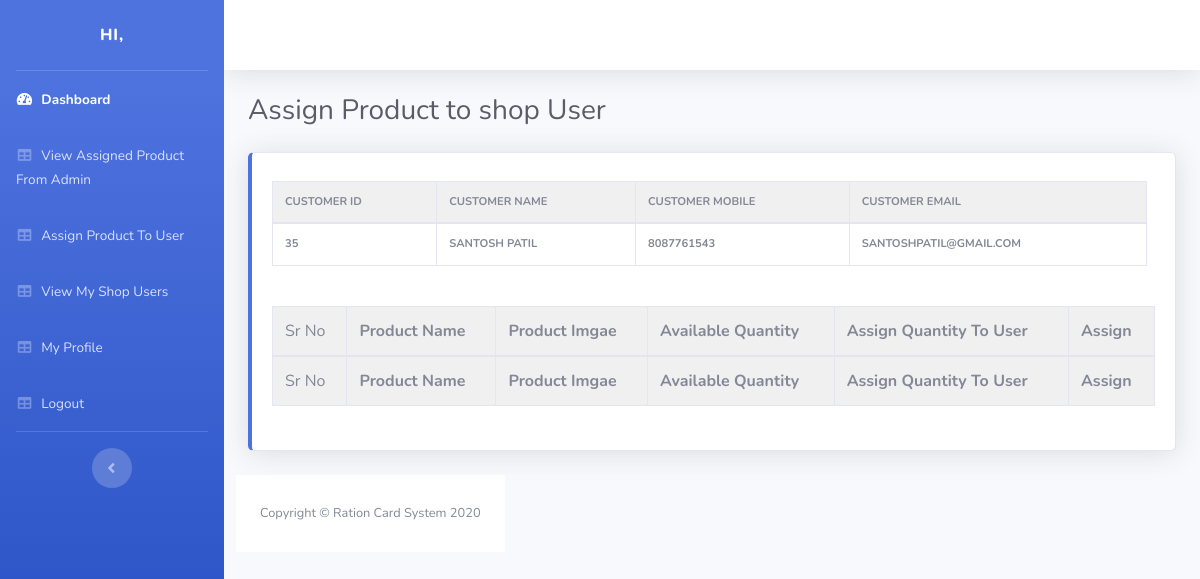
Page /user_assign.php?customer_id=35 on the committed database.
### tables this page shows
CREATE TABLE `customer_registeration` (
  `customer_id` int(11) NOT NULL,
  `c_name` varchar(255) NOT NULL,
  `c_email` varchar(255) NOT NULL,
  `c_password` varchar(255) NOT NULL,
  `c_mobile_no` bigint(20) NOT NULL,
  `ration_number` double NOT NULL,
  `aadhar_number` bigint(20) NOT NULL,
  `c_city` varchar(255) NOT NULL
);

### user_assign.php (the view, shortened to what this page needs)
<?php include "user_includes/shop_heder.php" ;?>
        <div class="container-fluid">
          <div class="d-sm-flex align-items-center justify-content-between mb-4">
            <h1 class="h3 mb-0 text-gray-800">Assign Product to shop User</h1>
          </div>
    <div class="body">
    <div class="row">
            <div class="col-lg-12 mb-4">
              <div class="card border-left-primary shadow h-100 py-2">
                <div class="card-body">
                  <div class="row no-gutters align-items-center">
                    <div class="col mr-2">
                      <div class="text-xs font-weight-bold text-primary text-uppercase mb-1">
                      <?php $customer_id =  $_GET['customer_id']; ?>
                      <table class="table table-bordered table-hover dataTable " id="dataTable">
                        <thead>
                            <tr>
                                <th>Customer Id</th>
                                <th>Customer Name</th>
                                <th>Customer Mobile</th>
                                <th>Customer Email</th>
                            </tr>
                        </thead>
                        <tbody>
                        <?php
$query  = "SELECT * FROM customer_registeration WHERE customer_id = '$customer_id'";
$result = mysqli_query($connection,$query);
if($result)
{
    while($row=mysqli_fetch_assoc($result))
    {
        $customer_id = $row['customer_id'];
        $c_name=$row['c_name'];
        $c_email=$row['c_email'];
        $c_mobile_no=$row['c_mobile_no'];
        ?>
        <tr>
            <td><?php echo $customer_id; ?></td>
            <td><?php echo $c_name; ?></td>
            <td><?php echo $c_mobile_no; ?></td>
            <td><?php echo $c_email; ?></td>
        </tr>
<?php
    }
}
            ?>
                        </tbody>
                      </table>
                      </div>
                      <br>
                    </div>
    <br>
<table class="table table-bordered table-hover dataTable " id="dataTable" width="100%" cellspacing="0">
<br>
<form action="" method="post">
<thead >
<tr>
<td>Sr No</td>
<th>Product Name</th>
<th>Product Imgae</th>
<th>Available Quantity</th>
<th>Assign Quantity To User</th>
<th>Assign</th>
        </tr>
    </thead>
    <tfoot >
        <tr>
            <td>Sr No</td>
            <th>Product Name</th>
            <th>Product Imgae</th>
            <th>Available Quantity</th>
            <th>Assign Quantity To User</th>
            <th>Assign</th>
        </tr>
    </tfoot>
</table>
    </div>
        </div>
        </div>
      </div>
  <?php include "user_includes/footer.php" ;?>

### user_includes/shop_heder.php (style rules this page uses)
thead,tfoot { background-color:rgb(240, 240, 240); }

### rows in the picture
customer_registeration: customer_id "35", c_name "SANTOSH PATIL", c_mobile_no "8087761543", c_email "SANTOSHPATIL@GMAIL.COM"
